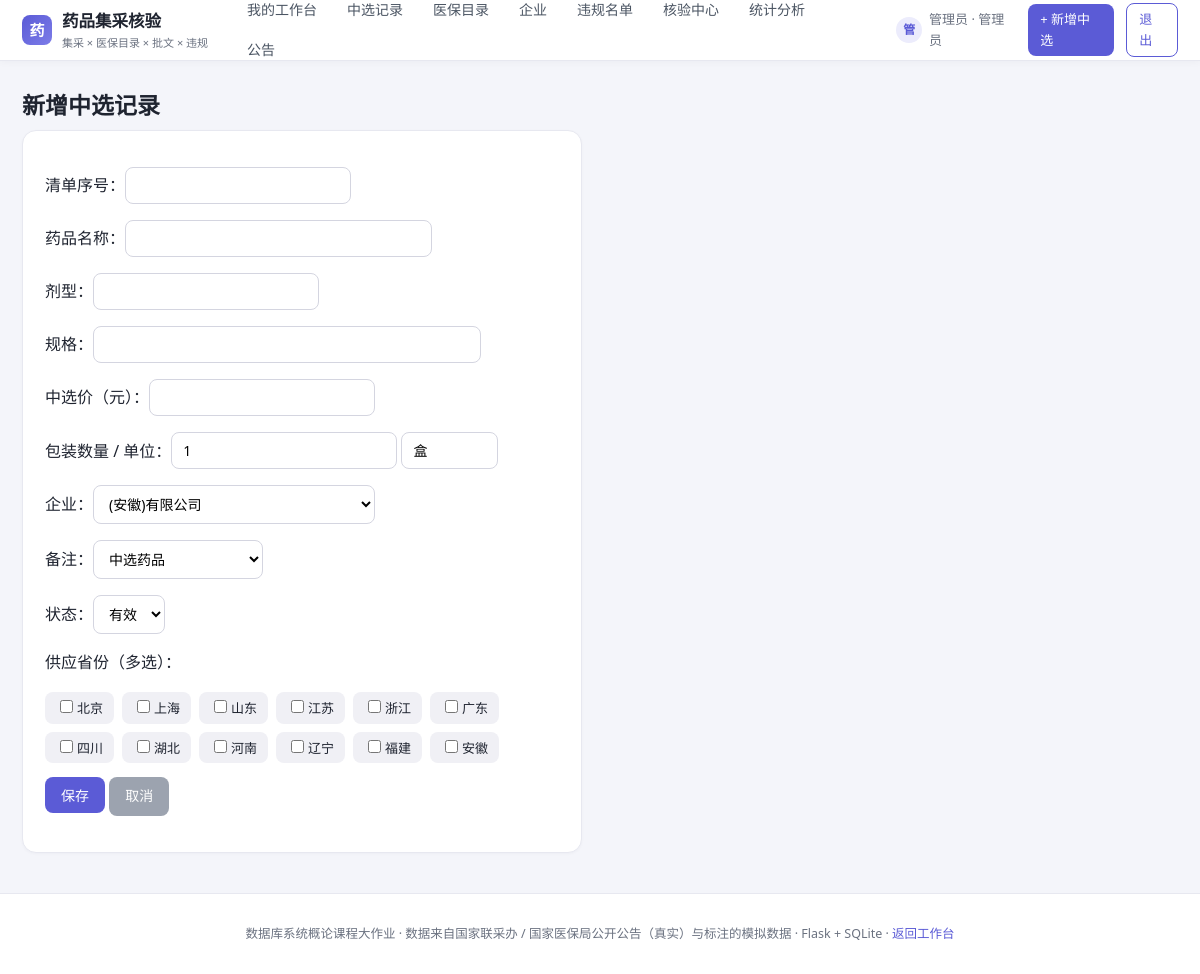
Screenshot of /admin/selected/new (signed in) with the database file from the repository.
### tables this page shows
CREATE TABLE user_account (
  user_id       INTEGER PRIMARY KEY,
  username      TEXT NOT NULL UNIQUE,
  password_hash TEXT NOT NULL,
  role          TEXT NOT NULL CHECK(role IN
                ('admin','hospital','pharma','researcher','public')),
  display_name  TEXT,
  data_kind     TEXT NOT NULL DEFAULT '模拟'
                CHECK(data_kind IN ('真实','模拟'))
);

### src/app.py (the view, shortened to what this page needs)
@app.route("/admin/selected/new", methods=["GET", "POST"])
@admin_required
def admin_selected_new():
    mfrs = query("SELECT manufacturer_id,name FROM manufacturer ORDER BY name")
    return render_template("admin_selected_form.html", mfrs=mfrs, s=None)

### src/app.py (called while the page is built)
def current_user():
    uid = session.get("uid")
    if not uid:
        return None
    return query_one("SELECT * FROM user_account WHERE user_id=?", (uid,))

@app.context_processor
def inject_user():
    return {"me": current_user(), "ROLES": ROLES}

def admin_required(f):
    @wraps(f)
    def wrapper(*a, **kw):
        u = current_user()
        if not u or u["role"] != "admin":
            abort(403)
        return f(*a, **kw)
    return wrapper

### src/db.py (called while the page is built)
def get_db():
    if "db" not in g:
        g.db = sqlite3.connect(DB_PATH)
        g.db.row_factory = sqlite3.Row
        g.db.execute("PRAGMA foreign_keys=ON")
    return g.db

def query(sql, args=()):
    return get_db().execute(sql, args).fetchall()

def query_one(sql, args=()):
    return get_db().execute(sql, args).fetchone()

### src/templates/admin_selected_form.html (shortened to what this page needs)
{% extends "base.html" %}{% block t %}中选记录表单{% endblock %}
{% block body %}
<h1>{{ '编辑中选记录' if s else '新增中选记录' }}</h1>
<div class="panel" style="max-width:560px">
<form method="post">
  <p>清单序号：<input name="seq_no" type="number" value="{{ s.seq_no if s else '' }}" {{ 'readonly' if s }} required></p>
  <p>药品名称：<input name="product_name" value="{{ s.product_name if s else '' }}" required size="30"></p>
  <p>剂型：<input name="dosage_form" value="{{ s.dosage_form if s else '' }}"></p>
  <p>规格：<input name="specification" value="{{ s.specification if s else '' }}" size="40"></p>
  <p>中选价（元）：<input name="price" type="number" step="0.01" min="0.01" value="{{ s.price if s else '' }}" required></p>
  <p>包装数量 / 单位：<input name="pack_qty" type="number" value="{{ s.pack_qty if s else 1 }}" size="6">
     <input name="pack_unit" value="{{ s.pack_unit if s else '盒' }}" size="4"></p>
  <p>企业：<select name="manufacturer_id">
    {% for m in mfrs %}<option value="{{m.manufacturer_id}}" {{ 'selected' if s and s.manufacturer_id==m.manufacturer_id }}>{{m.name}}</option>{% endfor %}
  </select></p>
  <p>备注：<select name="remark">
    {% for r in ['中选药品','备供药品','视同主供的中选药品'] %}
    <option value="{{r}}" {{ 'selected' if s and s.remark==r }}>{{r}}</option>{% endfor %}
  </select></p>
  <p>状态：<select name="status">
    <option value="有效" {{ 'selected' if s and s.status=='有效' }}>有效</option>
  </select></p>
  <p>供应省份（多选）：</p>
  <div class="chk">
    {% for p in ['北京','上海','山东','江苏','浙江','广东','四川','湖北','河南','辽宁','福建','安徽'] %}
    <label><input type="checkbox" name="provinces" value="{{p}}" {{ 'checked' if provs and p in provs }}>{{p}}</label>
    {% endfor %}
  </div>
  <p style="margin-top:14px"><button class="btn">保存</button>
     <a class="btn gray" href="{{ url_for('selected') }}">取消</a></p>
</form>
</div>
{% endblock %}

### src/templates/base.html (shortened to what this page needs)
<!DOCTYPE html><html lang="zh-CN"><head><meta charset="UTF-8">
<link rel="stylesheet" href="{{ url_for('static',filename='style.css') }}"></head>
<body>
<div class="topbar"><div class="topbar-in">
  <a class="brand" href="{{ url_for('workspace') if me else url_for('index') }}">
    <span class="logo">药</span>
    <span>药品集采核验<small>集采 × 医保目录 × 批文 × 违规</small></span>
  </a>
  <nav class="mainnav">
    {% if me %}<a href="{{ url_for('workspace') }}" class="{{ 'active' if request.endpoint=='workspace' }}">我的工作台</a>{% endif %}
    <a href="{{ url_for('selected') }}" class="{{ 'active' if request.endpoint=='selected' }}">中选记录</a>
    <a href="{{ url_for('catalog') }}" class="{{ 'active' if request.endpoint=='catalog' }}">医保目录</a>
    <a href="{{ url_for('manufacturers') }}" class="{{ 'active' if request.endpoint=='manufacturers' }}">企业</a>
    <a href="{{ url_for('violations') }}" class="{{ 'active' if request.endpoint=='violations' }}">违规名单</a>
    {% if me %}
      <a href="{{ url_for('verify') }}" class="{{ 'active' if request.endpoint=='verify' }}">核验中心</a>
      <a href="{{ url_for('stats') }}" class="{{ 'active' if request.endpoint=='stats' }}">统计分析</a>
    {% endif %}
    <a href="{{ url_for('announcements') }}" class="{{ 'active' if request.endpoint=='announcements' }}">公告</a>
  </nav>
  <div class="topbar-right">
    {% if me %}
      <span class="chip-user"><span class="avatar">{{ me.display_name[0] }}</span>{{ me.display_name }} · {{ ROLES[me.role] }}</span>
      {% if me.role=='admin' %}<a class="btn sm" href="{{ url_for('admin_selected_new') }}">+ 新增中选</a>{% endif %}
      <a class="btn ghost sm" href="{{ url_for('logout') }}">退出</a>
    {% else %}
      <a class="btn sm" href="{{ url_for('login') }}">登 录</a>
    {% endif %}
  </div>
</div></div>
<main>{% block body %}{% endblock %}</main>
<footer>数据库系统概论课程大作业 · 数据来自国家联采办 / 国家医保局公开公告（真实）与标注的模拟数据 · Flask + SQLite · <a class="link" href="{{ url_for('index') }}">返回工作台</a></footer>
</body></html>

### src/static/style.css (style rules this page uses)
* { box-sizing:border-box }
:root { --pri:#5B5BD6; --pri-d:#4646B8; --ink:#1F2430; --muted:#6B7280; --line:#E7E8F0; --bg:#F4F5FA; --card:#fff; --teal:#0F6E56; --red:#C0392B; }
body { margin:0;font-family:system-ui,-apple-system,"Segoe UI","Microsoft YaHei",sans-serif;background:var(--bg);color:var(--ink);font-size:16px;line-height:1.6 }
.topbar { background:#fff;border-bottom:1px solid var(--line);position:sticky;top:0;z-index:50;box-shadow:0 1px 8px rgba(31,36,48,.04) }
.topbar-in { max-width:1240px;margin:0 auto;padding:0 22px;display:flex;align-items:center;gap:26px;height:60px }
.brand { display:flex;align-items:center;gap:10px;font-weight:700;font-size:16.5px;color:var(--ink);text-decoration:none;white-space:nowrap }
.brand .logo { width:30px;height:30px;border-radius:8px;background:linear-gradient(135deg,var(--pri),#7C7CE8);color:#fff;display:flex;align-items:center;justify-content:center;font-size:15px;font-weight:700 }
.brand small { display:block;font-size:11px;color:var(--muted);font-weight:400 }
nav.mainnav { display:flex;gap:4px;flex-wrap:wrap }
nav.mainnav a { color:#4B5563;text-decoration:none;padding:7px 13px;border-radius:8px;font-size:14px;font-weight:500 }
.topbar-right { margin-left:auto;display:flex;align-items:center;gap:12px }
.chip-user { display:flex;align-items:center;gap:7px;font-size:13px;color:var(--muted) }
.avatar { width:26px;height:26px;border-radius:50%;background:#ECECFC;color:var(--pri);display:flex;align-items:center;justify-content:center;font-size:12px;font-weight:600 }
.btn { display:inline-flex;align-items:center;gap:6px;background:var(--pri);color:#fff;border:0;border-radius:8px;padding:8px 16px;font-size:14px;font-weight:500;cursor:pointer;text-decoration:none;transition:.15s }
.btn.sm { padding:5px 12px;font-size:13px }
.btn.ghost { background:#fff;color:var(--pri);border:1px solid var(--pri) }
.btn.gray { background:#9CA3AF }
main { max-width:1240px;margin:26px auto;padding:0 22px;min-height:70vh }
footer { text-align:center;color:var(--muted);font-size:12.5px;padding:30px 20px;border-top:1px solid var(--line);margin-top:40px;background:#fff }
h1 { font-size:23px;font-weight:700;margin:0 0 6px }
.panel { background:#fff;border:1px solid var(--line);border-radius:14px;padding:20px 22px;margin-bottom:20px;box-shadow:0 1px 3px rgba(31,36,48,.03) }
a.link { color:var(--pri);text-decoration:none;font-weight:500 }
input,select,textarea { padding:8px 11px;border:1px solid #D4D5E0;border-radius:8px;font-size:14px;font-family:inherit;background:#fff }
.chk { display:flex;gap:8px;flex-wrap:wrap }
.chk label { background:#F0F0F5;padding:5px 11px;border-radius:8px;font-size:13px;cursor:pointer }
.chk input { margin-right:4px }

### rows the page displays
user_account: display_name "管", display_name "管理员", role "管理员"

### other values shown
{{ '编辑中选记录' if s else '新增中选记录' }} "新增中选记录"
{{ p }} "北京" "上海" "山东" "江苏" "浙江" "广东" "四川" "湖北" "河南" "辽宁" "福建" "安徽"
form field manufacturer_id "(安徽)有限公司"
form field remark "中选药品"
